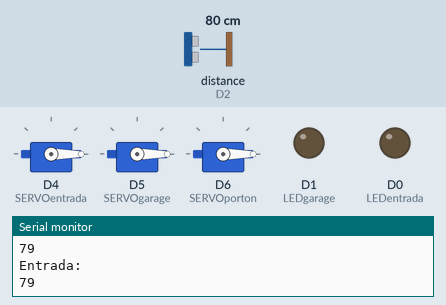
The sketch below on a simulated ESP8266 (NodeMCU). Shown: 3 × servo, output pins drawn as LEDs (lit = HIGH), the last lines printed to the serial monitor. Wiring (inferred from the names in the program): ultrasonic range finder: trigger D3; echo D2. The inputs (shaded band) are chosen by the test bench; at power-on: distance to the obstacle (sensor on D2) 80 cm. The echo pulse lasts 58.3 µs per cm; WiFi joins after 1.5 s; servers stay silent unless stated; uploads are accepted with an empty reply; pins used as bus, display or sensor lines are not drawn.

Above: at 2.7 s.
2.8 s: distance to the obstacle (sensor on D2) set to 54 cm
4.3 s: distance to the obstacle (sensor on D2) set to 48 cm
At 4.9 s:
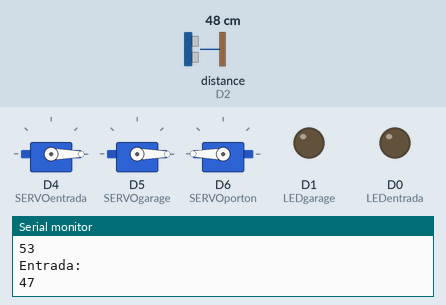
At 7.6 s:
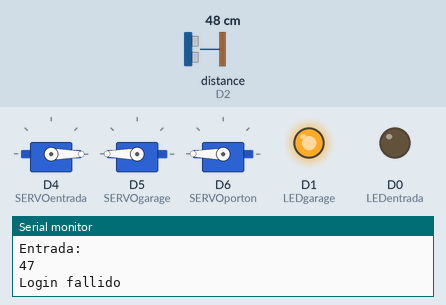
Timing chart, 0 to 13.0 s (numbered marks = the images above; inputs shaded):
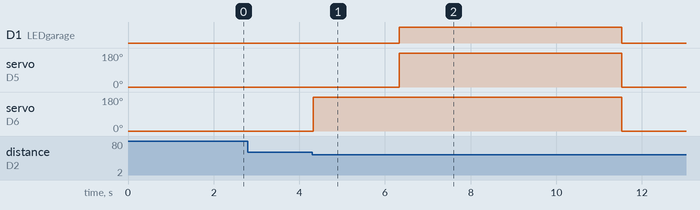

The sketch:

Node2Domotica.ino
```cpp
#include <Arduino.h>
#include <ESP8266WiFi.h>
#include <ESP8266WiFiMulti.h>
#include <ESP8266HTTPClient.h>
#include <WiFiClient.h>
#include <Servo.h>


ESP8266WiFiMulti WiFiMulti;
//#define SERVER "pw4.kyared.com/S18030221"
#define SERVER "172.17.123.130"
#define USER "admin"
#define PASS "123"

#define LEDentrada D0
#define LEDgarage D1
#define SERVOentrada D4
#define SERVOgarage D5
#define SERVOporton D6
#define ECHOentrada D2
#define ECHOcuarto D7
#define TRIGentrada D3
#define TRIGcuarto D8

Servo serEnt, serGar, serPor;

String jwt;
int timeEntrada, timeCuarto;
int distEntrada, distCuarto;
int sesion = 0;
int tempEntrada = -1;
int tempGarage = -1;
int tempCuarto = -1;
String estado = "";

void setup()
{
  Serial.begin(9600);
  pinMode(LEDentrada, OUTPUT);
  pinMode(LEDgarage, OUTPUT);
  pinMode(TRIGentrada, OUTPUT);
  pinMode(ECHOentrada, INPUT);
  digitalWrite(TRIGentrada, LOW);
  digitalWrite(TRIGcuarto, LOW);
  serEnt.attach(SERVOentrada,540,2400);
  serEnt.write(0);
  serGar.attach(SERVOgarage,540,2400);
  serGar.write(0);
  serPor.attach(SERVOporton,540,2400);
  serPor.write(0);
  Serial.println("Conectando...");
  WiFi.mode(WIFI_STA);
  WiFiMulti.addAP("DARKROW7551", "1234567891");

  if ((WiFiMulti.run() == WL_CONNECTED)) {
      Serial.println("Conexion exitosa");
   }
}

void loop()
{
  serEnt.write(0);
  serGar.write(0);
  serPor.write(0);
  digitalWrite(TRIGentrada, HIGH);
  delayMicroseconds(10);
  digitalWrite(TRIGentrada, LOW);
  timeEntrada = pulseIn(ECHOentrada, HIGH);
  distEntrada = timeEntrada/58.4;
  Serial.println("Entrada:");
  Serial.println(distEntrada);

  if(distEntrada <= 20){
      digitalWrite(LEDentrada,HIGH);
      serEnt.write(180);
      if(sesion == 0){
        login();
      } else{
        estado = "encendido";
        post("D","Entrada");
      }
      delay(5000);
      digitalWrite(LEDentrada,LOW);
      serEnt.write(0);
      if(sesion == 0){
        login();
      } else{
        estado = "apagado";
        post("D","Entrada");
      }
      delay(3000);
  }else if(distEntrada > 20 && distEntrada <= 50){
      serPor.write(180);
      delay(2000);
      digitalWrite(LEDgarage,HIGH);
      serGar.write(180);
      if(sesion == 0){
        login();
      } else{
        estado = "encendido";
        post("D","Garage");
      }
      delay(5000);
      digitalWrite(LEDgarage,LOW);
      serGar.write(0);
      serPor.write(0);
      if(sesion == 0){
        login();
      } else{
        estado = "apagado";
        post("D","Garage");
      }
      delay(3000);
  }
  delay(100);
}

void login(){
  WiFiClient client;
  HTTPClient http;
  if(http.begin(client, "http://" SERVER "/domotica/login.php?user="USER"&pass="PASS"")){
    int httpCode = http.GET();
    if(httpCode > 0){
      if(httpCode == HTTP_CODE_OK){
        String json = http.getString();
        Serial.println(json);
        int i,j;
        String r = json.substring(10,11);
        Serial.println(r);
        if(r == "Y"){
          int inicio = json.indexOf("token");
          int fin = json.indexOf("}");
          jwt = json.substring(inicio+8,fin-1);
          sesion = 1;
          Serial.println("Login exitoso");
        }else{
          Serial.println("Login fallido");
        }
      }
    }else{
      Serial.println("Error GET");
    }
  }
}


void post(String sensor, String ubic){
    WiFiClient client;
    HTTPClient http;
    http.begin(client, "http://" SERVER "/domotica/registro.php"); //HTTP
    http.addHeader("Content-Type", "application/x-www-form-urlencoded");
    http.addHeader("Authorization", jwt);
    int httpCode = http.POST("sensor=" + sensor + "&estado=" + estado + "&ubicacion=" + ubic);
    Serial.println(jwt);
    if (httpCode > 0) {
      if (httpCode == HTTP_CODE_OK || httpCode == HTTP_CODE_CREATED) {
        const String& payload = http.getString();
        Serial.println(payload);
      }else{
        Serial.println("ERROR HTTP post");
      }
    } else {
      Serial.printf("[HTTP] POST... failed, error: %s\n", http.errorToString(httpCode).c_str());
    }
    http.end();
}
```

Measured:
- the behaviour switches between 52 and 51 cm on distance to the obstacle (sensor on D2) (found by bisection; images 0 and 1)
- after the input at 4.3 s, D1 (LEDgarage): LOW → HIGH after 2.0 s, → LOW 5.2 s later; servo on D5 (SERVOgarage): 0° → 180° after 2.0 s, → 0° 5.2 s later; servo on D6 (SERVOporton): 0° → 180° at once, → 0° 7.2 s later
